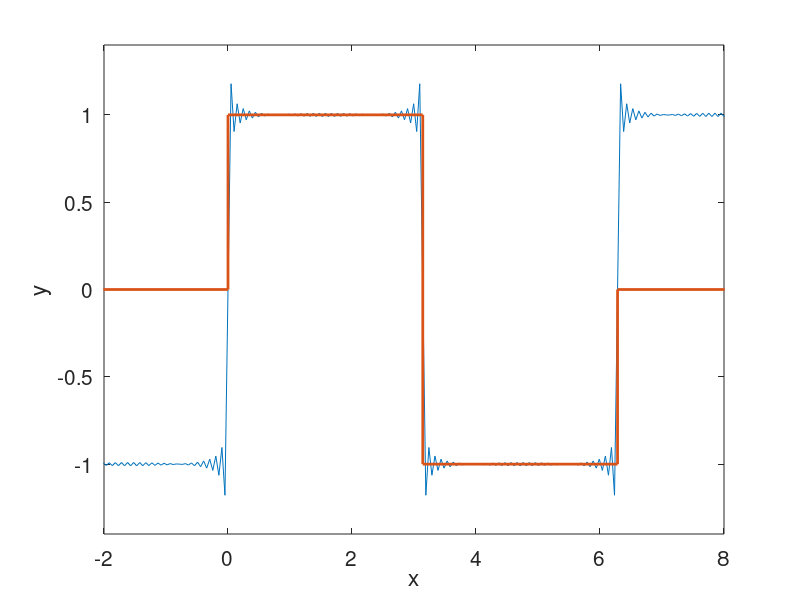

This chart was generated by the following MATLAB code:
clear all
close all

%==============================================
% plot the sine Fourier series of a square wave
%==============================================

a = -pi;
b = 3*pi;

Nf = 65

Npl = 2*128;

%---
% prepare
%---

Dx =(b-a)/Npl;

%---
% plotting
%---

figure(1)
hold on
xlabel('x','fontsize',15)
ylabel('y','fontsize',15)
set(gca,'fontsize',15)
axis([-2 8 -1.4 1.4])
box on

for i=1:Npl+1
  x(i) = a+ Dx*(i-1);
  y(i) = 0.0;
  for j=1:2:Nf
    y(i) = y(i)+sin(j*x(i))/j;
  end
  y(i) = 4.0*y(i)/pi;
end

plot(x,y)

xplt(1)=a;
yplt(1)=0;
xplt(2)=0;
yplt(2)=0;
xplt(3)=0;
yplt(3)=1;
xplt(4)=pi;
yplt(4)=1;
xplt(5)=pi;
yplt(5)=-1;
xplt(6)=2*pi;
yplt(6)=-1;
xplt(7)=2*pi;
yplt(7)=0;
xplt(8)=3*pi;
yplt(8)=0;
plot(xplt,yplt,'LineWidth',2)
